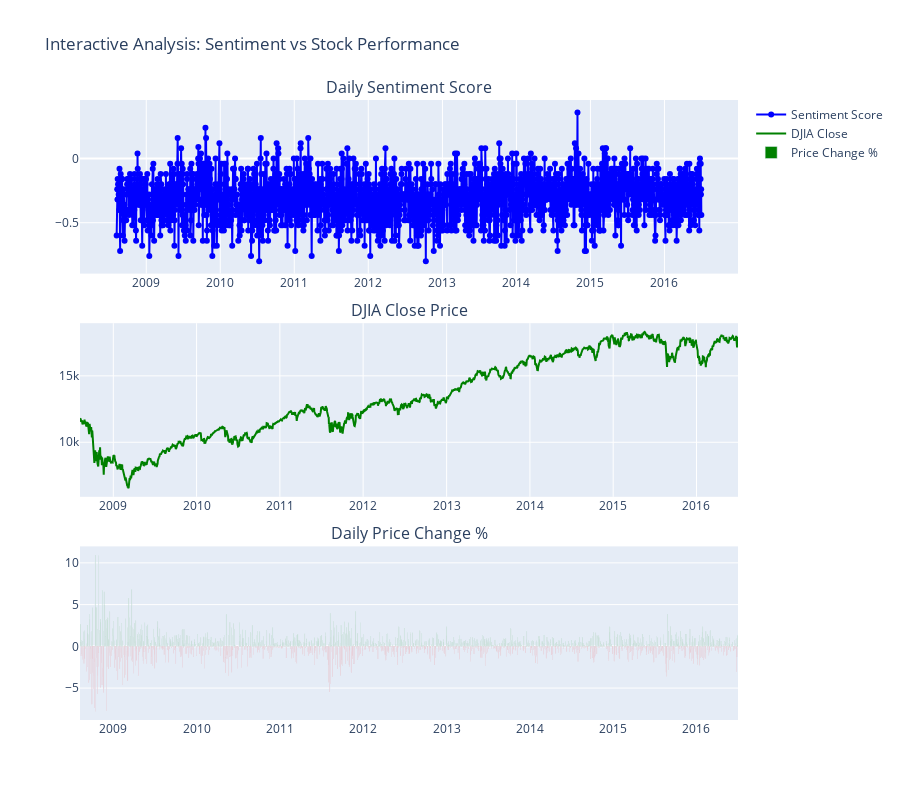
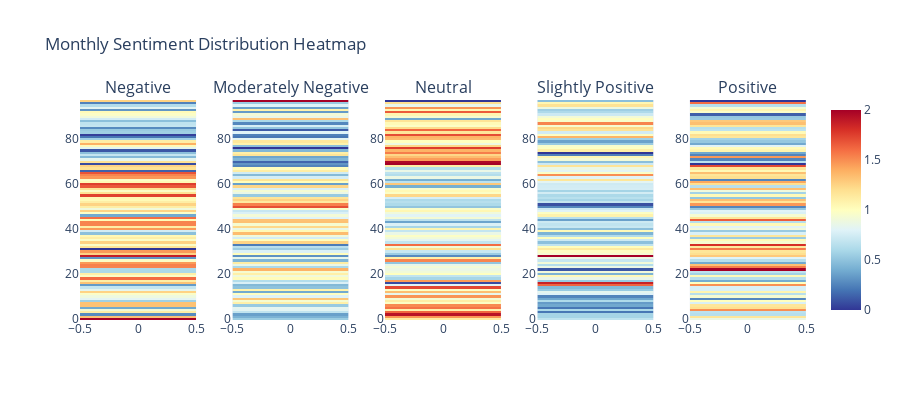
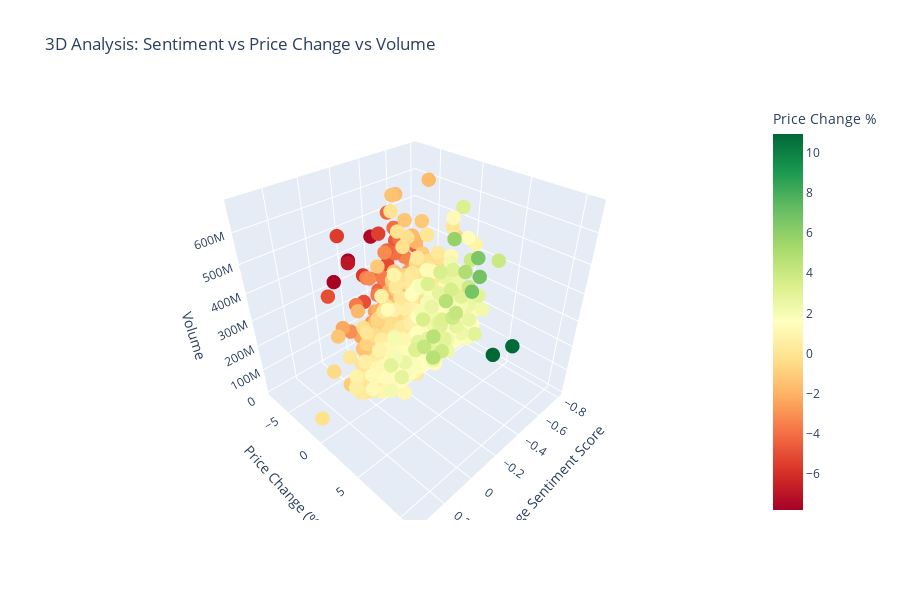

Notebook code for these charts, in order:
### Code cell
# Generate comprehensive summary and recommendations

def generate_final_summary():
    """Generate final summary of the analysis"""
    
    print("COMPREHENSIVE SENTIMENT ANALYSIS SUMMARY")
    print("=" * 60)
    
    print("\n📊 DATASET OVERVIEW:")
    print(f"• Reddit News Articles: {len(reddit_news_sentiment):,}")
    print(f"• Analysis Period: {merged_data['Date'].min().strftime('%Y-%m-%d')} to {merged_data['Date'].max().strftime('%Y-%m-%d')}")
    print(f"• Trading Days Analyzed: {len(merged_data)}")
    
    print("\n📈 SENTIMENT DISTRIBUTION:")
    sentiment_dist = reddit_news_sentiment['sentiment_category'].value_counts(normalize=True) * 100
    for category, percentage in sentiment_dist.items():
        print(f"• {category}: {percentage:.1f}%")
    
    print("\n📊 KEY CORRELATIONS:")
    print(f"• Sentiment vs Price Change: {merged_data['avg_sentiment_score'].corr(merged_data['Price_Change_Pct']):.4f}")
    print(f"• Sentiment vs Volume: {merged_data['avg_sentiment_score'].corr(merged_data['Volume']):.4f}")
    print(f"• Sentiment vs Volatility: {merged_data['avg_sentiment_score'].corr(merged_data['High_Low_Range']):.4f}")
    
    print("\n🤖 MODEL PERFORMANCE:")
    if 'ml_results' in globals():
        best_binary_acc = max([result['accuracy'] for result in ml_results['binary'].values()])
        best_multi_acc = max([result['accuracy'] for result in ml_results['multi'].values()])
        print(f"• Best Binary Classification (Up/Down): {best_binary_acc:.1%}")
        print(f"• Best Multi-class Classification: {best_multi_acc:.1%}")
    
    print("\n💡 KEY INSIGHTS:")
    
    # Calculate average returns by sentiment
    sentiment_returns = merged_data.groupby('dominant_sentiment')['Price_Change_Pct'].agg(['mean', 'count'])
    
    print("• Average Daily Returns by Sentiment:")
    for sentiment in sentiment_returns.index:
        avg_return = sentiment_returns.loc[sentiment, 'mean']
        count = sentiment_returns.loc[sentiment, 'count']
        print(f"  - {sentiment}: {avg_return:.3f}% (n={count} days)")
    
    print("\n📋 RECOMMENDATIONS:")
    print("1. 📰 News sentiment shows moderate correlation with stock movements")
    print("2. 🔄 Combine sentiment with technical indicators for better predictions")
    print("3. 📅 Consider multi-day sentiment trends rather than single-day scores")
    print("4. ⚠️  Market sentiment is just one factor - consider macroeconomic indicators")
    print("5. 🎯 Use ensemble models combining different sentiment scoring methods")
    
    print("\n🚀 NEXT STEPS:")
    print("• Incorporate more sophisticated NLP models (BERT, FinBERT)")
    print("• Add other market sentiment indicators (VIX, put/call ratios)")
    print("• Implement real-time sentiment tracking system")
    print("• Test strategy on out-of-sample data")
    print("• Consider transaction costs in trading strategy")

# Run interactive visualizations
print("Creating interactive visualizations...")
create_interactive_plots()

# Generate final summary
generate_final_summary()

### Figure 1 — Plotly figure (JSON) as saved in the notebook; plotly's stock layout.template omitted (floating-point values rounded to 4 significant figures; data arrays with more than 128 entries replaced by an {"elided": "..."} marker saying what was removed)
{"data": [{"line": {"color": "blue", "width": 2}, "mode": "lines+markers", "name": "Sentiment Score", "type": "scatter", "x": {"elided": "1989 str values"}, "xaxis": "x", "y": {"elided": "1989 float values"}, "yaxis": "y"}, {"line": {"color": "green", "width": 2}, "mode": "lines", "name": "DJIA Close", "type": "scatter", "x": {"elided": "1989 str values"}, "xaxis": "x2", "y": {"elided": "1989 float values"}, "yaxis": "y2"}, {"marker": {"color": {"elided": "1989 str values"}}, "name": "Price Change %", "type": "bar", "x": {"elided": "1989 str values"}, "xaxis": "x3", "y": {"elided": "1989 float values"}, "yaxis": "y3"}], "layout": {"annotations": [{"font": {"size": 16}, "showarrow": false, "text": "Daily Sentiment Score", "x": 0.5, "xanchor": "center", "xref": "paper", "y": 1, "yanchor": "bottom", "yref": "paper"}, {"font": {"size": 16}, "showarrow": false, "text": "DJIA Close Price", "x": 0.5, "xanchor": "center", "xref": "paper", "y": 0.64, "yanchor": "bottom", "yref": "paper"}, {"font": {"size": 16}, "showarrow": false, "text": "Daily Price Change %", "x": 0.5, "xanchor": "center", "xref": "paper", "y": 0.28, "yanchor": "bottom", "yref": "paper"}], "height": 800, "showlegend": true, "title": {"text": "Interactive Analysis: Sentiment vs Stock Performance"}, "xaxis": {"anchor": "y", "domain": [0, 1]}, "xaxis2": {"anchor": "y2", "domain": [0, 1]}, "xaxis3": {"anchor": "y3", "domain": [0, 1]}, "yaxis": {"anchor": "x", "domain": [0.72, 1]}, "yaxis2": {"anchor": "x2", "domain": [0.36, 0.64]}, "yaxis3": {"anchor": "x3", "domain": [0, 0.28]}}}

### Figure 2 — Plotly figure (JSON) as saved in the notebook; plotly's stock layout.template omitted (floating-point values rounded to 4 significant figures)
{"data": [{"colorscale": [[0, "rgb(49,54,149)"], [0.1, "rgb(69,117,180)"], [0.2, "rgb(116,173,209)"], [0.3, "rgb(171,217,233)"], [0.4, "rgb(224,243,248)"], [0.5, "rgb(255,255,191)"], [0.6, "rgb(254,224,144)"], [0.7, "rgb(253,174,97)"], [0.8, "rgb(244,109,67)"], [0.9, "rgb(215,48,39)"], [1, "rgb(165,0,38)"]], "showscale": false, "type": "heatmap", "xaxis": "x", "yaxis": "y", "z": [[5.391], [4.129], [2.194], [3.733], [3.375], [2.4], [4.129], [4.129], [2.714], [3.2], [3.333], [3.484], [4.0], [3.226], [2.968], [2.304], [4.13], [3.733], [4.657], [3.484], [3.714], [2.8], [2.8], [4.516], [4.533], [4.387], [3.484], [2.267], [5.161], [4.0], [4.387], [1.677], [3.857], [3.484], [4.011], [3.484], [3.733], [3.613], [2.581], [3.067], [4.387], [3.733], [4.516], [4.516], [3.586], [4.645], [2.4], [3.484], [4.0], [3.355], [3.742], [4.0], [3.742], [3.6], [3.613], [4.903], [3.857], [3.484], [3.867], [4.774], [4.933], [3.613], [3.484], [4.4], [4.516], [4.8], [1.935], [3.871], [4.0], [1.806], [3.867], [3.226], [2.533], [2.968], [2.581], [1.867], [3.226], [3.6], [4.258], [3.742], [2.714], [2.065], [1.733], [2.71], [2.667], [2.194], [2.968], [2.933], [2.581], [3.067], [3.355], [3.484], [3.586], [2.267], [3.2], [2.839], [2.133], [4.0]]}, {"colorscale": [[0, "rgb(49,54,149)"], [0.1, "rgb(69,117,180)"], [0.2, "rgb(116,173,209)"], [0.3, "rgb(171,217,233)"], [0.4, "rgb(224,243,248)"], [0.5, "rgb(255,255,191)"], [0.6, "rgb(254,224,144)"], [0.7, "rgb(253,174,97)"], [0.8, "rgb(244,109,67)"], [0.9, "rgb(215,48,39)"], [1, "rgb(165,0,38)"]], "showscale": false, "type": "heatmap", "xaxis": "x2", "yaxis": "y2", "z": [[37.39], [36.52], [36.0], [38.4], [39.38], [39.47], [37.29], [41.42], [40.29], [42.93], [39.2], [40.65], [36.27], [41.29], [37.03], [36.72], [39.05], [38.0], [40.88], [40.0], [41.43], [40.27], [43.47], [37.81], [39.73], [41.55], [36.65], [39.6], [35.61], [40.8], [39.1], [37.42], [38.14], [35.1], [42.51], [40.77], [38.93], [40.0], [43.23], [40.93], [39.74], [42.4], [40.26], [43.1], [43.03], [39.23], [40.13], [39.1], [38.53], [40.52], [45.81], [44.67], [41.68], [42.53], [41.94], [37.29], [39.71], [40.26], [39.07], [42.45], [36.0], [40.77], [41.94], [38.93], [36.77], [38.8], [41.55], [40.77], [35.29], [35.74], [34.53], [36.65], [36.13], [41.94], [41.42], [36.67], [33.42], [36.93], [41.29], [41.81], [39.43], [34.97], [35.2], [39.23], [34.27], [37.16], [38.97], [35.33], [37.81], [43.07], [39.61], [40.13], [35.86], [41.33], [36.0], [39.23], [37.33], [48.0]]}, {"colorscale": [[0, "rgb(49,54,149)"], [0.1, "rgb(69,117,180)"], [0.2, "rgb(116,173,209)"], [0.3, "rgb(171,217,233)"], [0.4, "rgb(224,243,248)"], [0.5, "rgb(255,255,191)"], [0.6, "rgb(254,224,144)"], [0.7, "rgb(253,174,97)"], [0.8, "rgb(244,109,67)"], [0.9, "rgb(215,48,39)"], [1, "rgb(165,0,38)"]], "showscale": false, "type": "heatmap", "xaxis": "x3", "yaxis": "y3", "z": [[43.3], [45.68], [48.65], [46.67], [43.12], [46.4], [45.94], [42.45], [43.29], [42.13], [45.73], [41.55], [44.8], [42.45], [47.35], [41.33], [36.42], [45.6], [39.84], [40.52], [42.57], [42.0], [41.73], [42.06], [41.6], [39.35], [46.06], [43.2], [37.81], [39.6], [40.65], [43.87], [42.0], [46.58], [40.51], [41.42], [42.0], [42.45], [41.68], [40.53], [42.97], [39.87], [41.16], [38.45], [40.41], [42.06], [41.33], [41.94], [42.93], [42.32], [39.35], [40.0], [40.26], [40.0], [41.03], [44.13], [42.43], [42.84], [42.27], [38.71], [44.53], [40.39], [38.71], [41.73], [40.13], [40.4], [41.68], [40.13], [43.29], [49.16], [48.93], [45.55], [44.8], [44.13], [46.19], [45.07], [47.61], [44.13], [41.81], [42.58], [44.86], [45.03], [47.2], [43.61], [46.67], [44.0], [42.45], [42.8], [43.74], [38.53], [42.19], [42.97], [46.9], [42.93], [45.73], [41.55], [43.87], [36.0]]}, {"colorscale": [[0, "rgb(49,54,149)"], [0.1, "rgb(69,117,180)"], [0.2, "rgb(116,173,209)"], [0.3, "rgb(171,217,233)"], [0.4, "rgb(224,243,248)"], [0.5, "rgb(255,255,191)"], [0.6, "rgb(254,224,144)"], [0.7, "rgb(253,174,97)"], [0.8, "rgb(244,109,67)"], [0.9, "rgb(215,48,39)"], [1, "rgb(165,0,38)"]], "showscale": false, "type": "heatmap", "xaxis": "x4", "yaxis": "y4", "z": [[13.04], [12.52], [12.52], [10.53], [12.62], [10.53], [11.48], [11.23], [12.71], [11.47], [10.8], [13.68], [13.87], [12.26], [11.87], [18.16], [19.4], [12.27], [13.97], [14.97], [11.71], [14.27], [10.0], [14.06], [12.8], [14.32], [13.16], [14.13], [20.13], [14.4], [14.71], [15.48], [14.86], [13.03], [12.03], [13.29], [14.8], [12.77], [11.74], [14.93], [12.0], [13.2], [13.03], [13.29], [11.31], [12.9], [15.2], [14.71], [13.73], [13.29], [10.84], [9.867], [13.16], [12.53], [12.9], [12.65], [13.43], [12.52], [13.47], [13.42], [13.33], [13.81], [15.61], [13.73], [17.42], [14.67], [13.81], [14.06], [15.71], [13.29], [12.0], [14.32], [15.07], [10.71], [9.419], [15.33], [14.71], [14.53], [12.26], [11.35], [12.43], [16.77], [14.67], [13.42], [15.73], [16.0], [14.45], [17.6], [14.58], [14.8], [14.32], [13.29], [12.69], [12.4], [14.13], [15.74], [15.07], [12.0]]}, {"colorscale": [[0, "rgb(49,54,149)"], [0.1, "rgb(69,117,180)"], [0.2, "rgb(116,173,209)"], [0.3, "rgb(171,217,233)"], [0.4, "rgb(224,243,248)"], [0.5, "rgb(255,255,191)"], [0.6, "rgb(254,224,144)"], [0.7, "rgb(253,174,97)"], [0.8, "rgb(244,109,67)"], [0.9, "rgb(215,48,39)"], [1, "rgb(165,0,38)"]], "showscale": true, "type": "heatmap", "xaxis": "x5", "yaxis": "y5", "z": [[0.8696], [1.161], [0.6452], [0.6667], [1.5], [1.2], [1.161], [0.7742], [1.0], [0.2667], [0.9333], [0.6452], [1.067], [0.7742], [0.7742], [1.491], [1.001], [0.4], [0.6468], [1.032], [0.5714], [0.6667], [2.0], [1.548], [1.333], [0.3871], [0.6452], [0.8], [1.29], [1.2], [1.161], [1.548], [1.143], [1.806], [0.9358], [1.032], [0.5333], [1.161], [0.7742], [0.5333], [0.9032], [0.8], [1.032], [0.6452], [1.655], [1.161], [0.9333], [0.7742], [0.8], [0.5161], [0.2581], [1.467], [1.161], [1.333], [0.5161], [1.032], [0.5714], [0.9032], [1.333], [0.6452], [1.2], [1.419], [0.2581], [1.2], [1.161], [1.333], [1.032], [1.161], [1.714], [0.0], [0.6667], [0.2581], [1.467], [0.2581], [0.3871], [1.067], [1.032], [0.8], [0.3871], [0.5161], [0.5714], [1.161], [1.2], [1.032], [0.6667], [0.6452], [1.161], [1.333], [1.29], [0.5333], [0.5161], [0.129], [0.9655], [1.067], [0.9333], [0.6452], [1.6], [0.0]]}], "layout": {"annotations": [{"font": {"size": 16}, "showarrow": false, "text": "Negative", "x": 0.08, "xanchor": "center", "xref": "paper", "y": 1, "yanchor": "bottom", "yref": "paper"}, {"font": {"size": 16}, "showarrow": false, "text": "Moderately Negative", "x": 0.29, "xanchor": "center", "xref": "paper", "y": 1, "yanchor": "bottom", "yref": "paper"}, {"font": {"size": 16}, "showarrow": false, "text": "Neutral", "x": 0.5, "xanchor": "center", "xref": "paper", "y": 1, "yanchor": "bottom", "yref": "paper"}, {"font": {"size": 16}, "showarrow": false, "text": "Slightly Positive", "x": 0.71, "xanchor": "center", "xref": "paper", "y": 1, "yanchor": "bottom", "yref": "paper"}, {"font": {"size": 16}, "showarrow": false, "text": "Positive", "x": 0.92, "xanchor": "center", "xref": "paper", "y": 1, "yanchor": "bottom", "yref": "paper"}], "height": 400, "title": {"text": "Monthly Sentiment Distribution Heatmap"}, "xaxis": {"anchor": "y", "domain": [0, 0.16]}, "xaxis2": {"anchor": "y2", "domain": [0.21, 0.37]}, "xaxis3": {"anchor": "y3", "domain": [0.42, 0.58]}, "xaxis4": {"anchor": "y4", "domain": [0.63, 0.79]}, "xaxis5": {"anchor": "y5", "domain": [0.84, 1]}, "yaxis": {"anchor": "x", "domain": [0, 1]}, "yaxis2": {"anchor": "x2", "domain": [0, 1]}, "yaxis3": {"anchor": "x3", "domain": [0, 1]}, "yaxis4": {"anchor": "x4", "domain": [0, 1]}, "yaxis5": {"anchor": "x5", "domain": [0, 1]}}}

### Figure 3 — Plotly figure (JSON) as saved in the notebook; plotly's stock layout.template omitted (floating-point values rounded to 4 significant figures; data arrays with more than 128 entries replaced by an {"elided": "..."} marker saying what was removed)
{"data": [{"hovertemplate": "%{text}<extra></extra>", "marker": {"color": {"elided": "1989 float values"}, "colorbar": {"title": {"text": "Price Change %"}}, "colorscale": [[0, "rgb(165,0,38)"], [0.1, "rgb(215,48,39)"], [0.2, "rgb(244,109,67)"], [0.3, "rgb(253,174,97)"], [0.4, "rgb(254,224,139)"], [0.5, "rgb(255,255,191)"], [0.6, "rgb(217,239,139)"], [0.7, "rgb(166,217,106)"], [0.8, "rgb(102,189,99)"], [0.9, "rgb(26,152,80)"], [1, "rgb(0,104,55)"]], "showscale": true, "size": 5}, "mode": "markers", "text": {"elided": "1989 str values"}, "type": "scatter3d", "x": {"elided": "1989 float values"}, "y": {"elided": "1989 float values"}, "z": {"elided": "1989 int values"}}], "layout": {"height": 600, "scene": {"xaxis": {"title": {"text": "Average Sentiment Score"}}, "yaxis": {"title": {"text": "Price Change (%)"}}, "zaxis": {"title": {"text": "Volume"}}}, "title": {"text": "3D Analysis: Sentiment vs Price Change vs Volume"}}}
